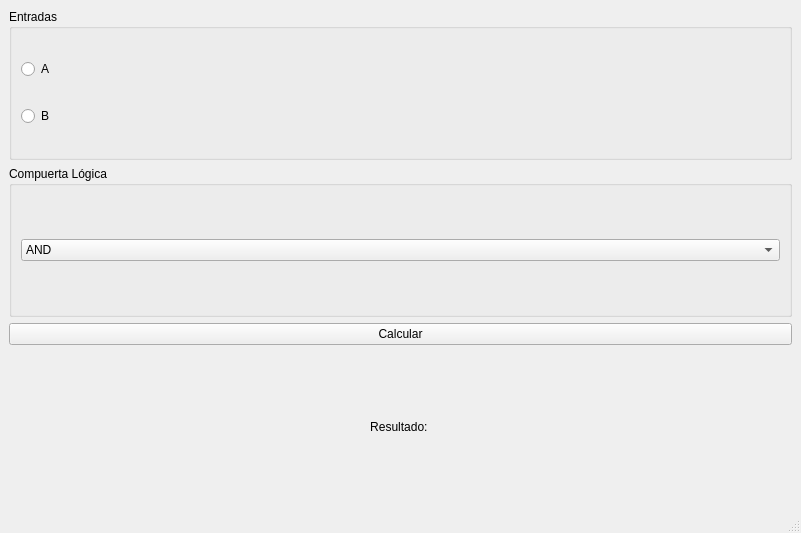
<?xml version="1.0" encoding="UTF-8"?>
<ui version="4.0">
 <class>MainWindow</class>
 <widget class="QMainWindow" name="MainWindow">
  <property name="geometry">
   <rect>
    <x>0</x>
    <y>0</y>
    <width>801</width>
    <height>533</height>
   </rect>
  </property>
  <property name="windowTitle">
   <string>Simulador de Compuertas Lógicas</string>
  </property>
  <widget class="QWidget" name="centralwidget">
   <layout class="QVBoxLayout" name="verticalLayout">
    <item>
     <widget class="QGroupBox" name="groupBox">
      <property name="title">
       <string>Entradas</string>
      </property>
      <layout class="QVBoxLayout" name="verticalLayout_2">
       <item>
        <widget class="QRadioButton" name="radio_a">
         <property name="text">
          <string>A</string>
         </property>
        </widget>
       </item>
       <item>
        <widget class="QRadioButton" name="radio_b">
         <property name="text">
          <string>B</string>
         </property>
        </widget>
       </item>
      </layout>
     </widget>
    </item>
    <item>
     <widget class="QGroupBox" name="groupBox_2">
      <property name="title">
       <string>Compuerta Lógica</string>
      </property>
      <layout class="QVBoxLayout" name="verticalLayout_3">
       <item>
        <widget class="QComboBox" name="combo_compuertas">
         <item>
          <property name="text">
           <string>AND</string>
          </property>
         </item>
         <item>
          <property name="text">
           <string>OR</string>
          </property>
         </item>
         <item>
          <property name="text">
           <string>NOT</string>
          </property>
         </item>
         <item>
          <property name="text">
           <string>XOR</string>
          </property>
         </item>
        </widget>
       </item>
      </layout>
     </widget>
    </item>
    <item>
     <widget class="QPushButton" name="btn_calcular">
      <property name="text">
       <string>Calcular</string>
      </property>
     </widget>
    </item>
    <item>
     <widget class="QLabel" name="label_resultado">
      <property name="text">
       <string>Resultado: </string>
      </property>
      <property name="alignment">
       <set>Qt::AlignCenter</set>
      </property>
     </widget>
    </item>
   </layout>
  </widget>
  <widget class="QMenuBar" name="menubar">
   <property name="geometry">
    <rect>
     <x>0</x>
     <y>0</y>
     <width>801</width>
     <height>26</height>
    </rect>
   </property>
  </widget>
  <widget class="QStatusBar" name="statusbar"/>
 </widget>
 <resources/>
 <connections/>
</ui>
